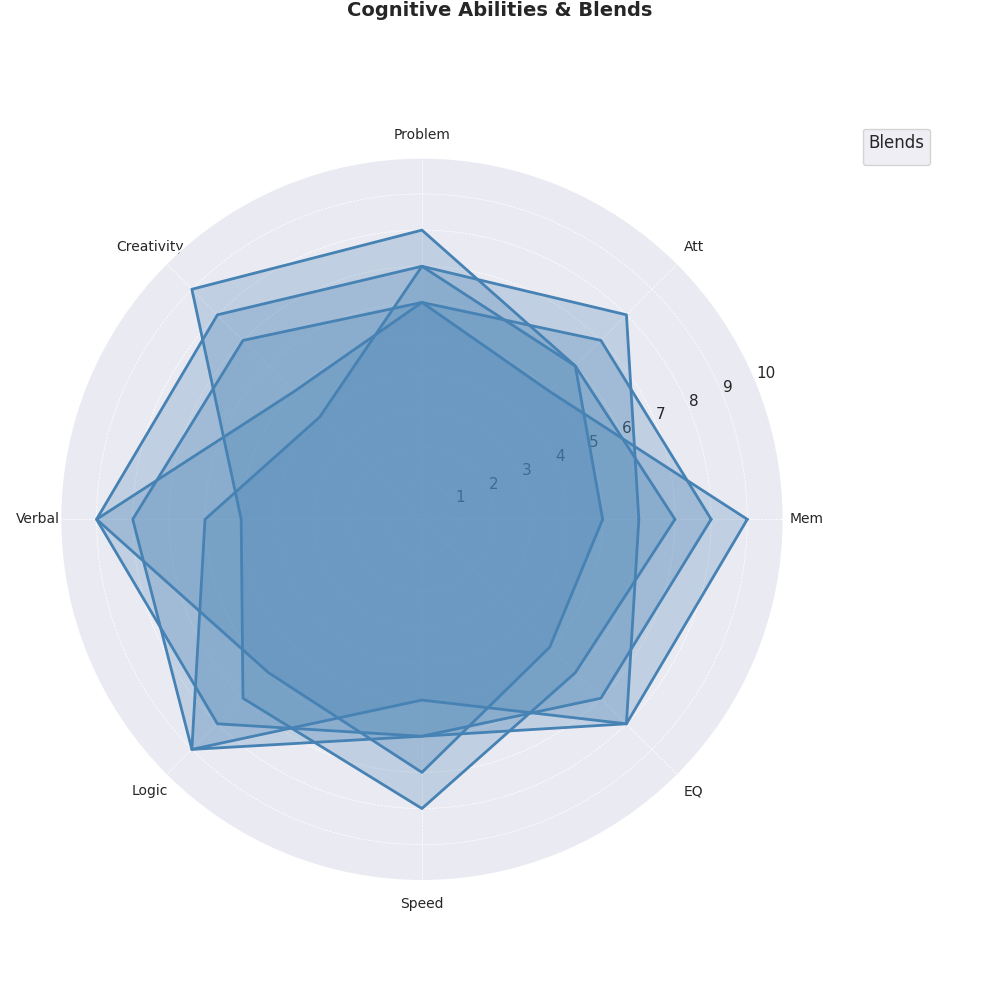

Generate this figure with Python:
import matplotlib.pyplot as plt
import numpy as np

def radar_chart_angles(n):
    return np.linspace(0, 2 * np.pi, n, endpoint=False).tolist()

def create_radar_data(values, angles):
    return values + values[:1], angles + angles[:1]

categories = ['Mem', 'Att', 'Problem', 'Creativity', 'Verbal',
              'Logic', 'Speed', 'EQ']

alpha_mix = [8, 7, 6, 5, 9, 8, 6, 7]
beta_boost = [6, 8, 7, 4, 6, 9, 5, 8]
gamma_grow = [7, 6, 8, 9, 5, 7, 8, 6]
delta_develop = [5, 6, 7, 8, 9, 6, 7, 5]
epsilon_enhance = [9, 5, 6, 7, 8, 9, 6, 8]

angles = radar_chart_angles(len(categories))

fig, ax = plt.subplots(figsize=(10, 10), subplot_kw=dict(polar=True))
fig.suptitle("Cognitive Abilities & Blends", fontsize=14, fontweight='bold', va='bottom')

blends_data = {'A-Mix': alpha_mix, 'B-Boost': beta_boost, 'G-Grow': gamma_grow,
               'D-Develop': delta_develop, 'E-Enhance': epsilon_enhance}

color = '#4682B4'  # using a single color consistently

for blend in blends_data.values():
    values, angles_filled = create_radar_data(blend, angles)
    ax.fill(angles_filled, values, color=color, alpha=0.25)
    ax.plot(angles_filled, values, color=color, linewidth=2)

ax.set_yticks(range(1, 11))
ax.set_xticks(angles)
ax.set_xticklabels(categories, fontsize=10)

ax.yaxis.grid(True, linestyle='--', linewidth=0.5)
ax.xaxis.grid(True, linestyle='--', linewidth=0.5)
ax.set_ylim(0, 10)

plt.legend(loc='upper left', bbox_to_anchor=(1.1, 1.05), title="Blends", fontsize=10)

plt.tight_layout(rect=[0, 0, 0.95, 1])
plt.show()
